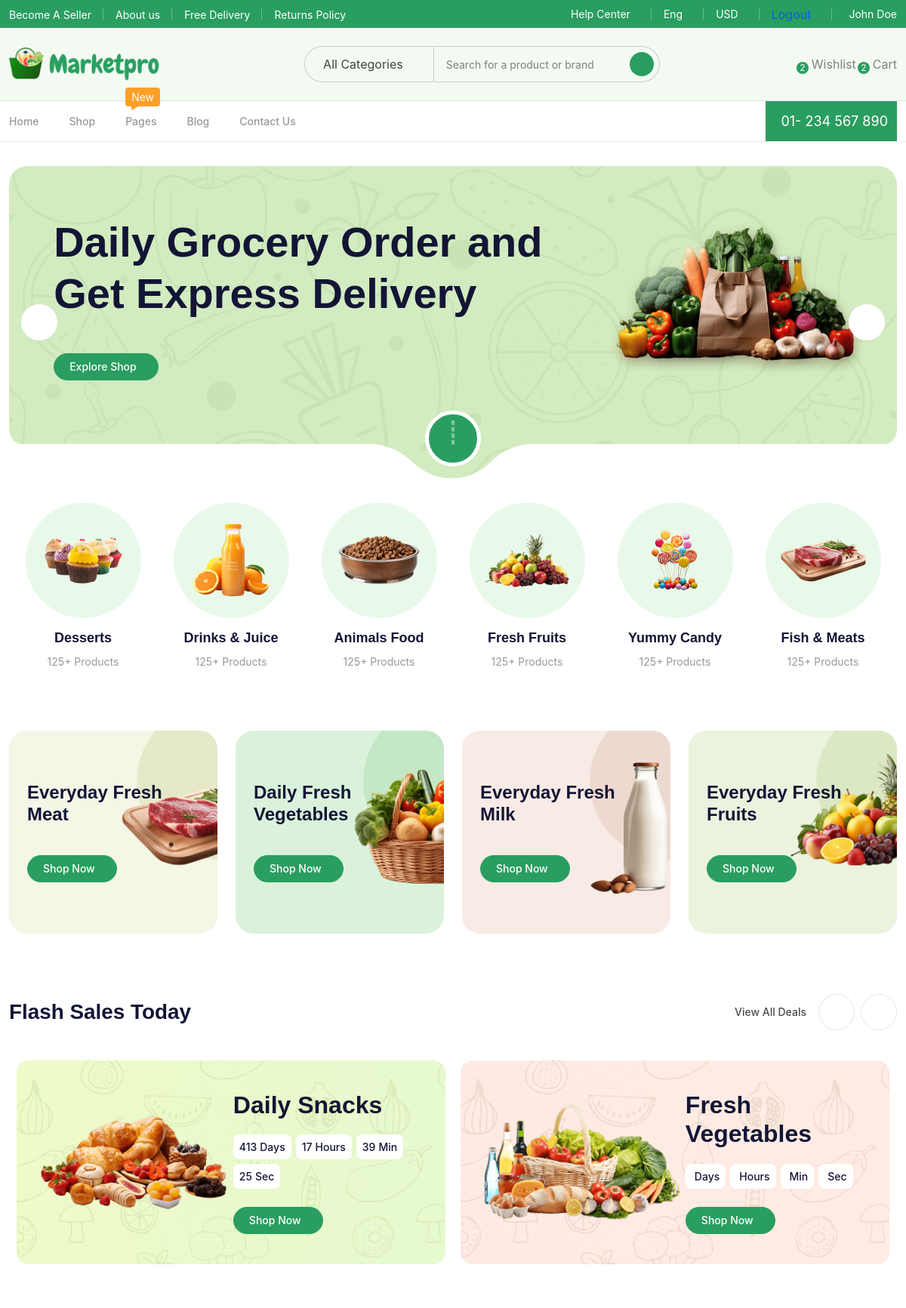
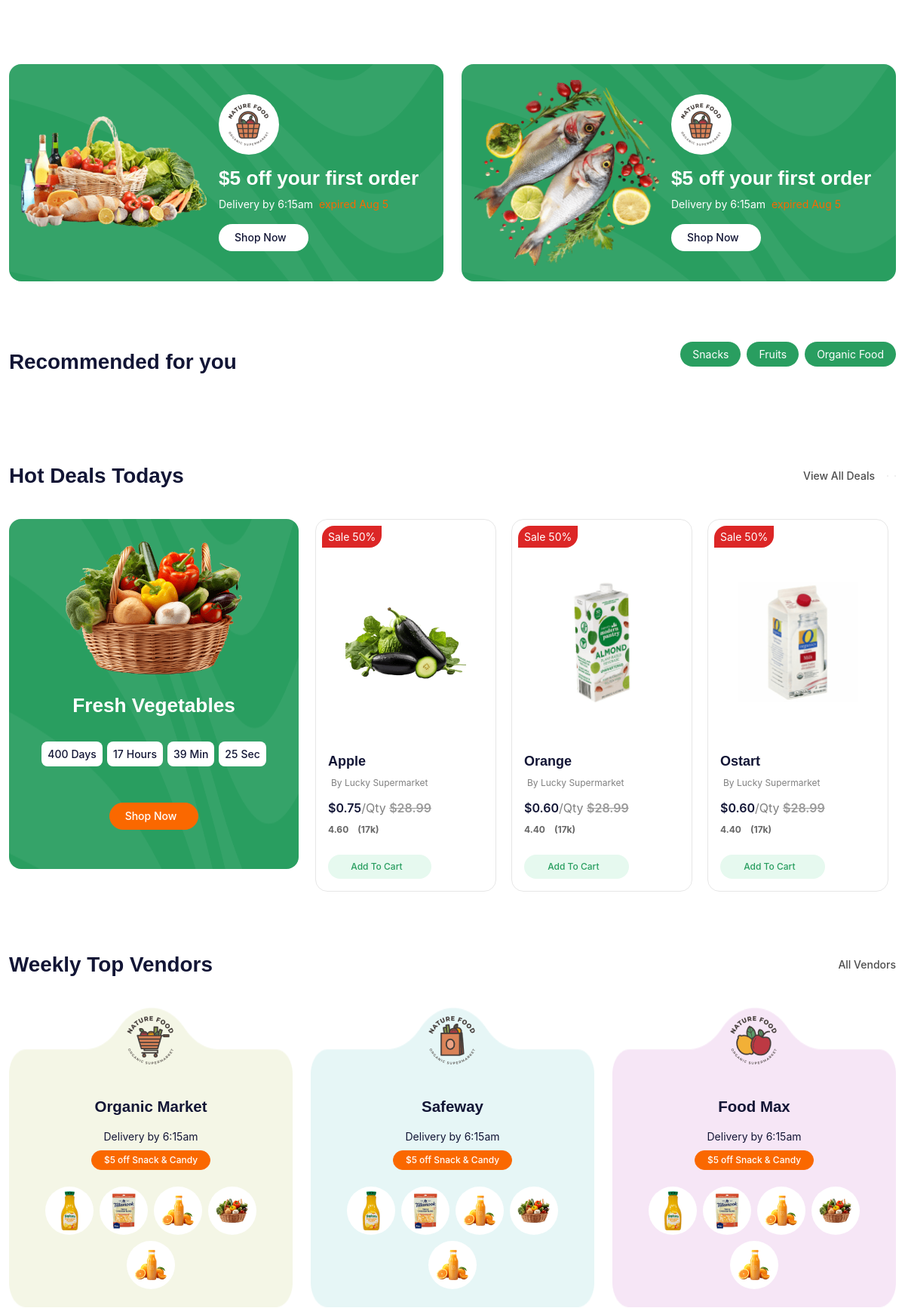
Page /?category=Organic Food (signed in, upper part) on the committed database (2 pictures, top to bottom).
### tables this page shows
CREATE TABLE `categories` (
  `CategoryID` int(11) NOT NULL,
  `CategoryName` varchar(255) NOT NULL
);

CREATE TABLE `products` (
  `ProductID` int(11) NOT NULL,
  `ProductName` varchar(255) NOT NULL,
  `Description` text DEFAULT NULL,
  `Price` decimal(10,2) NOT NULL,
  `CategoryID` int(11) DEFAULT NULL,
  `Stock` int(11) DEFAULT 0,
  `Rating` decimal(3,2) DEFAULT NULL,
  `SKU` varchar(50) DEFAULT NULL,
  `ImageURL` varchar(255) DEFAULT NULL
);

### index.php (the view, shortened to what the rows shown need)
<?php
include('includes/config.php');
?>
<!DOCTYPE html>
<html lang="en" class="">
<head>
    <link rel="stylesheet" href="assets/css/bootstrap.min.css">
    <link rel="stylesheet" href="assets/css/select2.min.css">
    <link rel="stylesheet" href="assets/css/slick.css">
    <link rel="stylesheet" href="assets/css/jquery-ui.css">
    <link rel="stylesheet" href="assets/css/main.css">
</head>
<body>
<div class="banner">
    <div class="container container-lg">
        <div class="banner-item rounded-24 overflow-hidden position-relative arrow-center">
            <div class="banner-slider">
                <div class="banner-slider__item">
                    <div class="banner-slider__inner flex-between position-relative">
                        <div class="banner-item__content">
                            <h1 class="banner-item__title bounce">Daily Grocery Order and Get Express Delivery</h1>
                        </div>
                    </div>
                </div>
            </div>
        </div>
    </div>
</div>
<section class="recommended">
    <div class="container container-lg">
        <div class="section-heading flex-between flex-wrap gap-16">
            <ul class="nav common-tab nav-pills" id="pills-tab" role="tablist">
                <?php
                $sql = "Select * from categories";
                $result = $conn->query($sql);
                if($result->num_rows > 0){
                    while($row = $result->fetch_assoc()){
                        echo "<li class=\"nav-item\" role=\"presentation\">
                        <button class=\"nav-link active\" id=\"pills-all-tab\" data-bs-toggle=\"pill\" data-bs-target=\"#pills-all\" type=\"button\" role=\"tab\" aria-controls=\"pills-all\" aria-selected=\"true\">"."<a  style='color: white; text-decoration: none;' href='./?category=".$row['CategoryName']."'>".$row['CategoryName']."</a>"."</button>
                      </li>";
                    }
                }
                ?>
            </ul>
        </div>
    </div>
</section>
<section class="hot-deals pt-80">
    <div class="container container-lg">
        <div class="row g-12">
            <div class="col-md-8">
                <div class="hot-deals-slider arrow-style-two">
                   <?php
            $sql = "SELECT * FROM `products` LIMIT 5";
            $result = $conn->query($sql);
            while($row = $result->fetch_assoc()){
                            $name = $row['ProductName'];
                            $price = $row['Price'];
                            $rating = $row['Rating'];
                            $image = $row['ImageURL'];
                            $productID = $row['ProductID'];
                echo <<< EOT
                     <div>
                        <div class="product-card h-100 p-8 border border-gray-100 hover-border-main-600 rounded-16 position-relative transition-2">
                            <span class="product-card__badge bg-danger-600 px-8 py-4 text-sm text-white">Sale 50% </span>
                            <a href="product-details.php?id=$productID" class="product-card__thumb flex-center">
                                <img src="$image" alt="">
                            </a>
                            <div class="product-card__content p-sm-2">
                                <h6 class="title text-lg fw-semibold mt-12 mb-8">
                                    <a href="product-details.php?id=$productID" class="link text-line-2">$name</a>
                                </h6>
                                <div class="flex-align gap-4">
                                    <span class="text-gray-500 text-xs">By Lucky Supermarket</span>
                                </div>
                                <div class="product-card__content mt-12">
                                    <div class="product-card__price mb-8">
                                        <span class="text-heading text-md fw-semibold ">$$price<span class="text-gray-500 fw-normal">/Qty</span> </span>
                                        <span class="text-gray-400 text-md fw-semibold text-decoration-line-through"> $28.99</span>
                                    </div>
                                    <div class="flex-align gap-6">
                                        <span class="text-xs fw-bold text-gray-600">$rating</span>
                                        <span class="text-xs fw-bold text-gray-600">(17k)</span>
                                    </div>
                                     <a href="cart.php?id=$productID" class="product-card__cart btn bg-main-50 text-main-600 hover-bg-main-600 hover-text-white py-11 px-24 rounded-pill flex-align gap-8 mt-24 w-100 justify-content-center">
                                        Add To Cart <i class="ph ph-shopping-cart"></i>
                                    </a>
                                </div>
                            </div>
                        </div>
                    </div>
                EOT;
            }
                   ?>
                </div>
            </div>
        </div>
    </div>
</section>
    </body>
</html>

### rows in the picture
categories: CategoryName "Snacks"
categories: CategoryName "Fruits"
categories: CategoryName "Organic Food"
products: ImageURL (picture), ProductName "Apple", Price "0.75", Rating "4.60"
products: ImageURL (picture), ProductName "Orange", Price "0.60", Rating "4.40"
products: ImageURL (picture), ProductName "Ostart", Price "0.60", Rating "4.40"

### other values in the picture
$_SESSION['username'] "John Doe"
